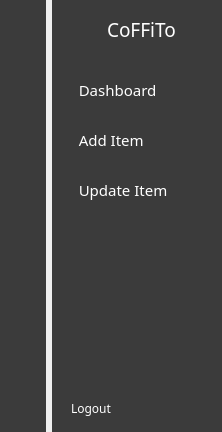
        <widget class="QWidget" name="widget_2" native="true">
         <layout class="QHBoxLayout" name="horizontalLayout_2">
          <property name="spacing">
           <number>6</number>
          </property>
          <property name="leftMargin">
           <number>0</number>
          </property>
          <property name="topMargin">
           <number>0</number>
          </property>
          <property name="rightMargin">
           <number>0</number>
          </property>
          <property name="bottomMargin">
           <number>0</number>
          </property>
          <item alignment="Qt::AlignLeft">
           <widget class="QWidget" name="icon_only" native="true">
            <property name="styleSheet">
             <string notr="true">QWidget{
	background-color:rgb(59,59,59)
}
QPushButton{
	color:rgb(255,255,255);
	height:30px;
	border:none;
	border-radius:10;
	
}
QPushButton:checked{
	background-color: #ECECEC;
	color: #FF8C18;
	font-weight:bold;
}</string>
            </property>
            <layout class="QVBoxLayout" name="verticalLayout_6">
             <property name="leftMargin">
              <number>3</number>
             </property>
             <property name="rightMargin">
              <number>3</number>
             </property>
             <item>
              <widget class="QLabel" name="label_4">
               <property name="minimumSize">
                <size>
                 <width>40</width>
                 <height>40</height>
                </size>
               </property>
               <property name="maximumSize">
                <size>
                 <width>40</width>
                 <height>31</height>
                </size>
               </property>
               <property name="text">
                <string/>
               </property>
               <property name="pixmap">
                <pixmap resource="resource1_rc.qrc">:/iCons/icons/Green Simple Monoline Badge CK Letter Logo (3).png</pixmap>
               </property>
               <property name="scaledContents">
                <bool>true</bool>
               </property>
              </widget>
             </item>
             <item>
              <layout class="QVBoxLayout" name="verticalLayout_7">
               <property name="spacing">
                <number>20</number>
               </property>
               <property name="topMargin">
                <number>20</number>
               </property>
               <item>
                <widget class="QPushButton" name="dashboard1_2">
                 <property name="text">
                  <string/>
                 </property>
                 <property name="icon">
                  <iconset resource="resource1_rc.qrc">
                   <normaloff>:/iCons/icons/icons8-coffee-40.png</normaloff>
                   <normalon>:/iCons/icons/icons8-coffee0-40.png</normalon>:/iCons/icons/icons8-coffee-40.png</iconset>
                 </property>
                 <property name="iconSize">
                  <size>
                   <width>25</width>
                   <height>25</height>
                  </size>
                 </property>
                 <property name="checkable">
                  <bool>true</bool>
                 </property>
                 <property name="autoExclusive">
                  <bool>true</bool>
                 </property>
                </widget>
               </item>
               <item>
                <widget class="QPushButton" name="add_item1_2">
                 <property name="text">
                  <string/>
                 </property>
                 <property name="icon">
                  <iconset resource="resource1_rc.qrc">
                   <normaloff>:/iCons/icons/icons8-add-folder-40.png</normaloff>
                   <normalon>:/iCons/icons/icons8-add-40.png</normalon>:/iCons/icons/icons8-add-folder-40.png</iconset>
                 </property>
                 <property name="iconSize">
                  <size>
                   <width>22</width>
                   <height>22</height>
                  </size>
                 </property>
                 <property name="checkable">
                  <bool>true</bool>
                 </property>
                 <property name="autoExclusive">
                  <bool>true</bool>
                 </property>
                </widget>
               </item>
               <item>
                <widget class="QPushButton" name="update_item1_2">
                 <property name="text">
                  <string/>
                 </property>
                 <property name="icon">
                  <iconset resource="resource1_rc.qrc">
                   <normaloff>:/iCons/icons/icons8-edit-40.png</normaloff>
                   <normalon>:/iCons/icons/icons8-edit-40 (1).png</normalon>:/iCons/icons/icons8-edit-40.png</iconset>
                 </property>
                 <property name="iconSize">
                  <size>
                   <width>22</width>
                   <height>22</height>
                  </size>
                 </property>
                 <property name="checkable">
                  <bool>true</bool>
                 </property>
                 <property name="autoExclusive">
                  <bool>true</bool>
                 </property>
                </widget>
               </item>
              </layout>
             </item>
             <item>
              <spacer name="verticalSpacer_3">
               <property name="orientation">
                <enum>Qt::Vertical</enum>
               </property>
               <property name="sizeHint" stdset="0">
                <size>
                 <width>20</width>
                 <height>182</height>
                </size>
               </property>
              </spacer>
             </item>
             <item>
              <widget class="QPushButton" name="logout1_2">
               <property name="text">
                <string/>
               </property>
               <property name="icon">
                <iconset resource="resource1_rc.qrc">
                 <normaloff>:/iCons/icons/icons8-logout-40.png</normaloff>
                 <normalon>:/iCons/icons/icons8-logouto-40.png</normalon>:/iCons/icons/icons8-logout-40.png</iconset>
               </property>
               <property name="checkable">
                <bool>true</bool>
               </property>
              </widget>
             </item>
            </layout>
           </widget>
          </item>
          <item>
           <widget class="QWidget" name="word_iicon" native="true">
            <property name="minimumSize">
             <size>
              <width>170</width>
              <height>0</height>
             </size>
            </property>
            <property name="styleSheet">
             <string notr="true">QWidget{
	background-color:rgb(59,59,59);
}
QPushButton{
	color:rgb(255,255,255);
	text-align:left;
	height:30px;
	border:none;
	padding-left:10px;
	border-top-left-radius:10px;
	border-bottom-left-radius:10px;
}
QPushButton:checked{
	background-color: #ECECEC;
	color: #FF8C18;
	font-weight:bold;
}
QLabel{
	color:rgb(255,255,255);
}
</string>
            </property>
            <layout class="QVBoxLayout" name="verticalLayout_8">
             <property name="rightMargin">
              <number>0</number>
             </property>
             <item>
              <layout class="QHBoxLayout" name="horizontalLayout_4">
               <property name="rightMargin">
                <number>20</number>
               </property>
               <item>
                <widget class="QLabel" name="label_5">
                 <property name="minimumSize">
                  <size>
                   <width>40</width>
                   <height>40</height>
                  </size>
                 </property>
                 <property name="maximumSize">
                  <size>
                   <width>40</width>
                   <height>31</height>
                  </size>
                 </property>
                 <property name="text">
                  <string/>
                 </property>
                 <property name="pixmap">
                  <pixmap resource="resource1_rc.qrc">:/iCons/icons/Green Simple Monoline Badge CK Letter Logo (3).png</pixmap>
                 </property>
                 <property name="scaledContents">
                  <bool>true</bool>
                 </property>
                </widget>
               </item>
               <item>
                <widget class="QLabel" name="label_6">
                 <property name="font">
                  <font>
                   <family>Poppins SemiBold</family>
                   <pointsize>14</pointsize>
                   <bold>false</bold>
                  </font>
                 </property>
                 <property name="text">
                  <string>CoFFiTo</string>
                 </property>
                </widget>
               </item>
              </layout>
             </item>
             <item>
              <layout class="QVBoxLayout" name="verticalLayout_9">
               <property name="spacing">
                <number>20</number>
               </property>
               <property name="topMargin">
                <number>20</number>
               </property>
               <item>
                <widget class="QPushButton" name="dashboard2_2">
                 <property name="font">
                  <font>
                   <family>Poppins</family>
                   <pointsize>11</pointsize>
                  </font>
                 </property>
                 <property name="text">
                  <string>  Dashboard</string>
                 </property>
                 <property name="icon">
                  <iconset resource="resource1_rc.qrc">
                   <normaloff>:/iCons/icons/icons8-coffee-40.png</normaloff>
                   <normalon>:/iCons/icons/icons8-coffee0-40.png</normalon>:/iCons/icons/icons8-coffee-40.png</iconset>
                 </property>
                 <property name="iconSize">
                  <size>
                   <width>25</width>
                   <height>25</height>
                  </size>
                 </property>
                 <property name="checkable">
                  <bool>true</bool>
                 </property>
                 <property name="autoExclusive">
                  <bool>true</bool>
                 </property>
                </widget>
               </item>
               <item>
                <widget class="QPushButton" name="add_item2_2">
                 <property name="font">
                  <font>
                   <family>Poppins</family>
                   <pointsize>11</pointsize>
                  </font>
                 </property>
                 <property name="text">
                  <string>  Add Item</string>
                 </property>
                 <property name="icon">
                  <iconset resource="resource1_rc.qrc">
                   <normaloff>:/iCons/icons/icons8-add-folder-40.png</normaloff>
                   <normalon>:/iCons/icons/icons8-add-40.png</normalon>:/iCons/icons/icons8-add-folder-40.png</iconset>
                 </property>
                 <property name="iconSize">
                  <size>
                   <width>22</width>
                   <height>22</height>
                  </size>
                 </property>
                 <property name="checkable">
                  <bool>true</bool>
                 </property>
                 <property name="autoExclusive">
                  <bool>true</bool>
                 </property>
                </widget>
               </item>
               <item>
                <widget class="QPushButton" name="update_item2_2">
                 <property name="font">
                  <font>
                   <family>Poppins</family>
                   <pointsize>11</pointsize>
                  </font>
                 </property>
                 <property name="text">
                  <string>  Update Item</string>
                 </property>
                 <property name="icon">
                  <iconset resource="resource1_rc.qrc">
                   <normaloff>:/iCons/icons/icons8-edit-40.png</normaloff>
                   <normalon>:/iCons/icons/icons8-edit-40 (1).png</normalon>:/iCons/icons/icons8-edit-40.png</iconset>
                 </property>
                 <property name="iconSize">
                  <size>
                   <width>22</width>
                   <height>22</height>
                  </size>
                 </property>
                 <property name="checkable">
                  <bool>true</bool>
                 </property>
                 <property name="autoExclusive">
                  <bool>true</bool>
                 </property>
                </widget>
               </item>
              </layout>
             </item>
             <item>
              <spacer name="verticalSpacer_4">
               <property name="orientation">
                <enum>Qt::Vertical</enum>
               </property>
               <property name="sizeHint" stdset="0">
                <size>
                 <width>20</width>
                 <height>180</height>
                </size>
               </property>
              </spacer>
             </item>
             <item>
              <widget class="QPushButton" name="logout2_2">
               <property name="font">
                <font>
                 <family>Poppins</family>
                </font>
               </property>
               <property name="text">
                <string>Logout</string>
               </property>
               <property name="icon">
                <iconset resource="resource1_rc.qrc">
                 <normaloff>:/iCons/icons/icons8-logout-40.png</normaloff>
                 <normalon>:/iCons/icons/icons8-logouto-40.png</normalon>:/iCons/icons/icons8-logout-40.png</iconset>
               </property>
               <property name="checkable">
                <bool>true</bool>
               </property>
              </widget>
             </item>
            </layout>
           </widget>
          </item>
         </layout>
        </widget>
